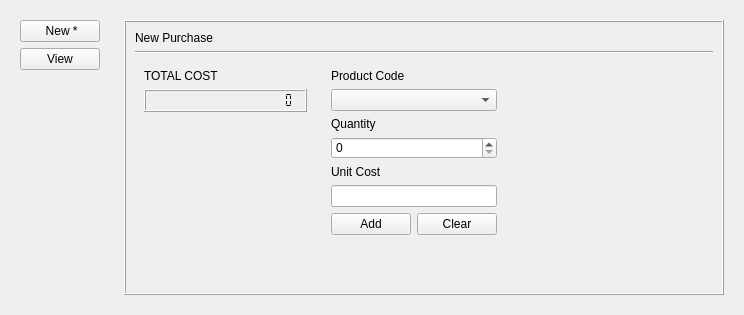
          <widget class="QWidget" name="purchasesTab">
           <attribute name="icon">
            <iconset resource="resources.qrc">
             <normaloff>:/files/images/icons/purchases.ico</normaloff>:/files/images/icons/purchases.ico</iconset>
           </attribute>
           <attribute name="title">
            <string>Purchases</string>
           </attribute>
           <layout class="QHBoxLayout" name="horizontalLayout_7">
            <item>
             <widget class="QWidget" name="widget_3" native="true">
              <layout class="QVBoxLayout" name="verticalLayout_9">
               <item>
                <layout class="QVBoxLayout" name="verticalLayout_8">
                 <item>
                  <widget class="QPushButton" name="btnVNewPurchase">
                   <property name="text">
                    <string> New *</string>
                   </property>
                  </widget>
                 </item>
                 <item>
                  <widget class="QPushButton" name="btnVPurchases">
                   <property name="text">
                    <string>View</string>
                   </property>
                  </widget>
                 </item>
                 <item>
                  <spacer name="verticalSpacer_4">
                   <property name="orientation">
                    <enum>Qt::Vertical</enum>
                   </property>
                   <property name="sizeHint" stdset="0">
                    <size>
                     <width>20</width>
                     <height>40</height>
                    </size>
                   </property>
                  </spacer>
                 </item>
                </layout>
               </item>
              </layout>
             </widget>
            </item>
            <item>
             <widget class="QStackedWidget" name="purchasesScreens">
              <property name="currentIndex">
               <number>0</number>
              </property>
              <widget class="QWidget" name="newPurchaseScreen">
               <layout class="QHBoxLayout" name="horizontalLayout_14">
                <item>
                 <widget class="QFrame" name="frame_4">
                  <property name="styleSheet">
                   <string notr="true">border-color: rgb(0, 0, 0);</string>
                  </property>
                  <property name="frameShape">
                   <enum>QFrame::Box</enum>
                  </property>
                  <property name="frameShadow">
                   <enum>QFrame::Raised</enum>
                  </property>
                  <layout class="QVBoxLayout" name="verticalLayout_41">
                   <item>
                    <layout class="QVBoxLayout" name="verticalLayout_42">
                     <item>
                      <widget class="QLabel" name="label_27">
                       <property name="text">
                        <string>New Purchase</string>
                       </property>
                      </widget>
                     </item>
                     <item>
                      <widget class="Line" name="line_7">
                       <property name="orientation">
                        <enum>Qt::Horizontal</enum>
                       </property>
                      </widget>
                     </item>
                    </layout>
                   </item>
                   <item>
                    <layout class="QHBoxLayout" name="horizontalLayout_26">
                     <item>
                      <widget class="QWidget" name="widget_8" native="true">
                       <layout class="QVBoxLayout" name="verticalLayout_43">
                        <item>
                         <widget class="QLabel" name="label_28">
                          <property name="text">
                           <string>TOTAL COST</string>
                          </property>
                         </widget>
                        </item>
                        <item>
                         <widget class="QLCDNumber" name="totalCost">
                          <property name="styleSheet">
                           <string notr="true">border-color: rgb(0, 0, 0);</string>
                          </property>
                          <property name="smallDecimalPoint">
                           <bool>true</bool>
                          </property>
                          <property name="digitCount">
                           <number>17</number>
                          </property>
                          <property name="mode">
                           <enum>QLCDNumber::Dec</enum>
                          </property>
                          <property name="segmentStyle">
                           <enum>QLCDNumber::Flat</enum>
                          </property>
                          <property name="value" stdset="0">
                           <double>0.000000000000000</double>
                          </property>
                          <property name="intValue" stdset="0">
                           <number>0</number>
                          </property>
                         </widget>
                        </item>
                        <item>
                         <spacer name="verticalSpacer_15">
                          <property name="orientation">
                           <enum>Qt::Vertical</enum>
                          </property>
                          <property name="sizeHint" stdset="0">
                           <size>
                            <width>20</width>
                            <height>40</height>
                           </size>
                          </property>
                         </spacer>
                        </item>
                       </layout>
                      </widget>
                     </item>
                     <item>
                      <widget class="QWidget" name="widget_9" native="true">
                       <layout class="QVBoxLayout" name="verticalLayout_44">
                        <item>
                         <layout class="QVBoxLayout" name="verticalLayout_45">
                          <item>
                           <widget class="QLabel" name="label_29">
                            <property name="text">
                             <string>Product Code</string>
                            </property>
                           </widget>
                          </item>
                          <item>
                           <widget class="QComboBox" name="cmbPProdList"/>
                          </item>
                          <item>
                           <widget class="QLabel" name="label_30">
                            <property name="text">
                             <string>Quantity</string>
                            </property>
                           </widget>
                          </item>
                          <item>
                           <widget class="QSpinBox" name="sbPQty"/>
                          </item>
                          <item>
                           <widget class="QLabel" name="label_31">
                            <property name="text">
                             <string>Unit Cost</string>
                            </property>
                           </widget>
                          </item>
                          <item>
                           <widget class="QLineEdit" name="txtPProdCost"/>
                          </item>
                          <item>
                           <layout class="QHBoxLayout" name="horizontalLayout_27">
                            <item>
                             <widget class="QPushButton" name="btnAddPurchase">
                              <property name="text">
                               <string>Add</string>
                              </property>
                             </widget>
                            </item>
                            <item>
                             <widget class="QPushButton" name="btnClearPurchase">
                              <property name="text">
                               <string>Clear</string>
                              </property>
                             </widget>
                            </item>
                           </layout>
                          </item>
                          <item>
                           <spacer name="verticalSpacer_16">
                            <property name="orientation">
                             <enum>Qt::Vertical</enum>
                            </property>
                            <property name="sizeHint" stdset="0">
                             <size>
                              <width>20</width>
                              <height>40</height>
                             </size>
                            </property>
                           </spacer>
                          </item>
                         </layout>
                        </item>
                       </layout>
                      </widget>
                     </item>
                     <item>
                      <spacer name="horizontalSpacer_9">
                       <property name="orientation">
                        <enum>Qt::Horizontal</enum>
                       </property>
                       <property name="sizeHint" stdset="0">
                        <size>
                         <width>207</width>
                         <height>20</height>
                        </size>
                       </property>
                      </spacer>
                     </item>
                    </layout>
                   </item>
                  </layout>
                  <zorder></zorder>
                 </widget>
                </item>
               </layout>
              </widget>
              <widget class="QWidget" name="viewPurchasesScreen">
               <layout class="QVBoxLayout" name="verticalLayout_46">
                <item>
                 <widget class="QLineEdit" name="txtPurchaseFilter">
                  <property name="placeholderText">
                   <string>filter</string>
                  </property>
                 </widget>
                </item>
                <item>
                 <widget class="QTableView" name="purchasesView"/>
                </item>
               </layout>
              </widget>
             </widget>
            </item>
           </layout>
          </widget>
